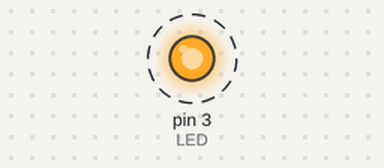
The sketch below on a simulated Arduino Uno, built with avr-gcc and run on an emulated ATmega328P. Parts: output pins drawn as LEDs (lit = HIGH). Dashed ring = blinking.

Above: at 0.5 s.
Timing chart, 0 to 4.6 s (numbered marks = the images above):
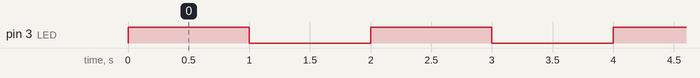

The sketch:

tutorial-1.ino
```cpp
#define LED 3      //Declare LED pin

void setup()
{
  pinMode(LED,OUTPUT);  //Set LED pin as output
}

void loop()
{
  digitalWrite(LED, HIGH);   //LED high
  delay(1000);               //delay 1000ms or 1s
  digitalWrite(LED, LOW);    //LED low
  delay(1000);               //delay 1000ms or 1s
}
```

Measured:
- by itself, pin 3 (LED): alternates HIGH for 1.0 s and LOW for 1.0 s
